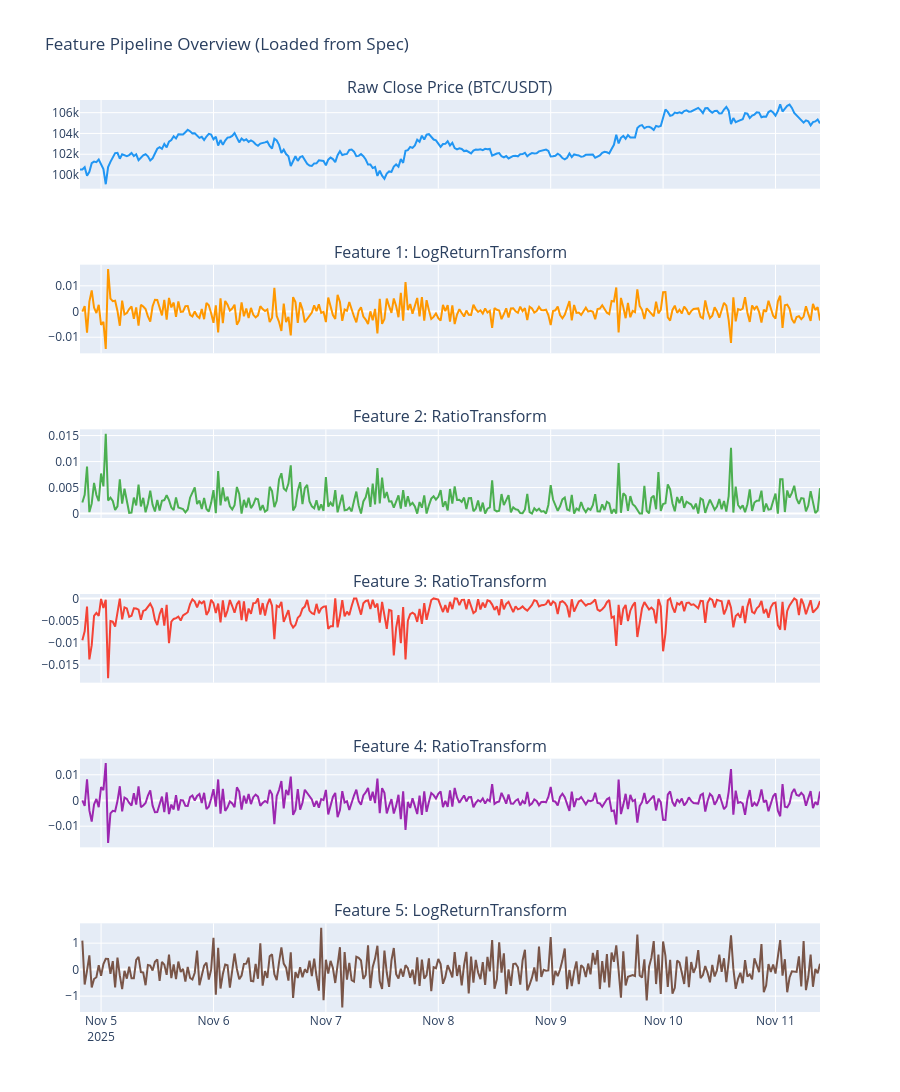

This figure's notebook cell:
### Markdown cell above
### 4.1. Visualize Raw and Preprocessed Training Data

We load the historical bar data from the database using `spec.market` and `spec.dates` sub-models, apply the feature transformation pipeline, and visualize both the raw price series and the stationary log return input features.

### Code cell
import plotly.graph_objects as go
from plotly.subplots import make_subplots
from trading_bot.core.dataset import DatasetBuilder
from trading_bot.core.transforms import BaseTransform
import numpy as np

# 1. Fetch raw bar data using core repository and spec sub-models
instrument_id = spec.market.instrument_id
interval = spec.market.interval
start_date = spec.dates.start_date
end_date = spec.dates.end_date

with SessionLocal() as db:
    market_repo = MarketDataRepository(db)
    raw_bars = market_repo.get_bars(
        instrument_id,
        interval=interval,
        start_date=start_date,
        end_date=end_date,
    )

# 2. Convert to DataFrame
df_viz = pd.DataFrame([{
    "timestamp": b.timestamp,
    "open": b.open,
    "high": b.high,
    "low": b.low,
    "close": b.close,
    "volume": b.volume
} for b in raw_bars])

# 3. Dynamically extract feature columns and execute FeaturePipeline from spec
feature_cols = spec.features.feature_cols
matrix_raw = df_viz[feature_cols].values

if spec.features.feature_pipeline:
    pipeline = BaseTransform.from_dict(spec.features.feature_pipeline)
    features = pipeline.fit_transform(matrix_raw)
    # If transformation reduces length (e.g. log returns diff), pad with NaNs to align with timestamps
    diff_rows = len(df_viz) - len(features)
    if diff_rows > 0:
        pad = np.full((diff_rows, features.shape[1]), np.nan)
        features_aligned = np.vstack([pad, features])
    else:
        features_aligned = features
else:
    pipeline = None
    features_aligned = matrix_raw

# 4. Dynamically plot original price and transformed features using Plotly
num_features = features_aligned.shape[1]
subplot_titles = [f"Raw Close Price ({instrument_id})"]
for i in range(num_features):
    if pipeline and hasattr(pipeline, "transforms") and i < len(pipeline.transforms):
        t_name = pipeline.transforms[i].__class__.__name__
        subplot_titles.append(f"Feature {i + 1}: {t_name}")
    else:
        col_label = feature_cols[i] if i < len(feature_cols) else f"Feature {i + 1}"
        subplot_titles.append(f"Feature {i + 1}: {col_label}")

fig_viz = make_subplots(
    rows=num_features + 1, cols=1, shared_xaxes=True,
    subplot_titles=subplot_titles
)

# Raw price series trace
fig_viz.add_trace(go.Scatter(x=df_viz["timestamp"], y=df_viz["close"], name="Close Price", line=dict(color="#2196F3")), row=1, col=1)

# Feature traces
colors = ["#FF9800", "#4CAF50", "#F44336", "#9C27B0", "#795548", "#00BCD4", "#E91E63"]
for i in range(num_features):
    color = colors[i % len(colors)]
    label = subplot_titles[i + 1]
    fig_viz.add_trace(
        go.Scatter(x=df_viz["timestamp"], y=features_aligned[:, i], name=label, line=dict(color=color)),
        row=i + 2, col=1
    )

fig_viz.update_layout(height=250 * (num_features + 1), title_text="Feature Pipeline Overview (Loaded from Spec)", showlegend=False)
fig_viz.show()

### Figure 1 — Plotly figure (JSON) as saved in the notebook; plotly's stock layout.template omitted (floating-point values rounded to 4 significant figures; data arrays with more than 128 entries replaced by an {"elided": "..."} marker saying what was removed)
{"data": [{"line": {"color": "#2196F3"}, "name": "Close Price", "type": "scatter", "x": {"elided": "317 str values"}, "xaxis": "x", "y": {"elided": "317 float values"}, "yaxis": "y"}, {"line": {"color": "#FF9800"}, "name": "Feature 1: LogReturnTransform", "type": "scatter", "x": {"elided": "317 str values"}, "xaxis": "x2", "y": {"elided": "317 float values"}, "yaxis": "y2"}, {"line": {"color": "#4CAF50"}, "name": "Feature 2: RatioTransform", "type": "scatter", "x": {"elided": "317 str values"}, "xaxis": "x3", "y": {"elided": "317 float values"}, "yaxis": "y3"}, {"line": {"color": "#F44336"}, "name": "Feature 3: RatioTransform", "type": "scatter", "x": {"elided": "317 str values"}, "xaxis": "x4", "y": {"elided": "317 float values"}, "yaxis": "y4"}, {"line": {"color": "#9C27B0"}, "name": "Feature 4: RatioTransform", "type": "scatter", "x": {"elided": "317 str values"}, "xaxis": "x5", "y": {"elided": "317 float values"}, "yaxis": "y5"}, {"line": {"color": "#795548"}, "name": "Feature 5: LogReturnTransform", "type": "scatter", "x": {"elided": "317 str values"}, "xaxis": "x6", "y": {"elided": "317 float values"}, "yaxis": "y6"}], "layout": {"annotations": [{"font": {"size": 16}, "showarrow": false, "text": "Raw Close Price (BTC/USDT)", "x": 0.5, "xanchor": "center", "xref": "paper", "y": 1.0, "yanchor": "bottom", "yref": "paper"}, {"font": {"size": 16}, "showarrow": false, "text": "Feature 1: LogReturnTransform", "x": 0.5, "xanchor": "center", "xref": "paper", "y": 0.8194, "yanchor": "bottom", "yref": "paper"}, {"font": {"size": 16}, "showarrow": false, "text": "Feature 2: RatioTransform", "x": 0.5, "xanchor": "center", "xref": "paper", "y": 0.6389, "yanchor": "bottom", "yref": "paper"}, {"font": {"size": 16}, "showarrow": false, "text": "Feature 3: RatioTransform", "x": 0.5, "xanchor": "center", "xref": "paper", "y": 0.4583, "yanchor": "bottom", "yref": "paper"}, {"font": {"size": 16}, "showarrow": false, "text": "Feature 4: RatioTransform", "x": 0.5, "xanchor": "center", "xref": "paper", "y": 0.2778, "yanchor": "bottom", "yref": "paper"}, {"font": {"size": 16}, "showarrow": false, "text": "Feature 5: LogReturnTransform", "x": 0.5, "xanchor": "center", "xref": "paper", "y": 0.09722, "yanchor": "bottom", "yref": "paper"}], "height": 1500, "showlegend": false, "title": {"text": "Feature Pipeline Overview (Loaded from Spec)"}, "xaxis": {"anchor": "y", "domain": [0, 1], "matches": "x6", "showticklabels": false}, "xaxis2": {"anchor": "y2", "domain": [0, 1], "matches": "x6", "showticklabels": false}, "xaxis3": {"anchor": "y3", "domain": [0, 1], "matches": "x6", "showticklabels": false}, "xaxis4": {"anchor": "y4", "domain": [0, 1], "matches": "x6", "showticklabels": false}, "xaxis5": {"anchor": "y5", "domain": [0, 1], "matches": "x6", "showticklabels": false}, "xaxis6": {"anchor": "y6", "domain": [0, 1]}, "yaxis": {"anchor": "x", "domain": [0.9028, 1.0]}, "yaxis2": {"anchor": "x2", "domain": [0.7222, 0.8194]}, "yaxis3": {"anchor": "x3", "domain": [0.5417, 0.6389]}, "yaxis4": {"anchor": "x4", "domain": [0.3611, 0.4583]}, "yaxis5": {"anchor": "x5", "domain": [0.1806, 0.2778]}, "yaxis6": {"anchor": "x6", "domain": [0, 0.09722]}}}
